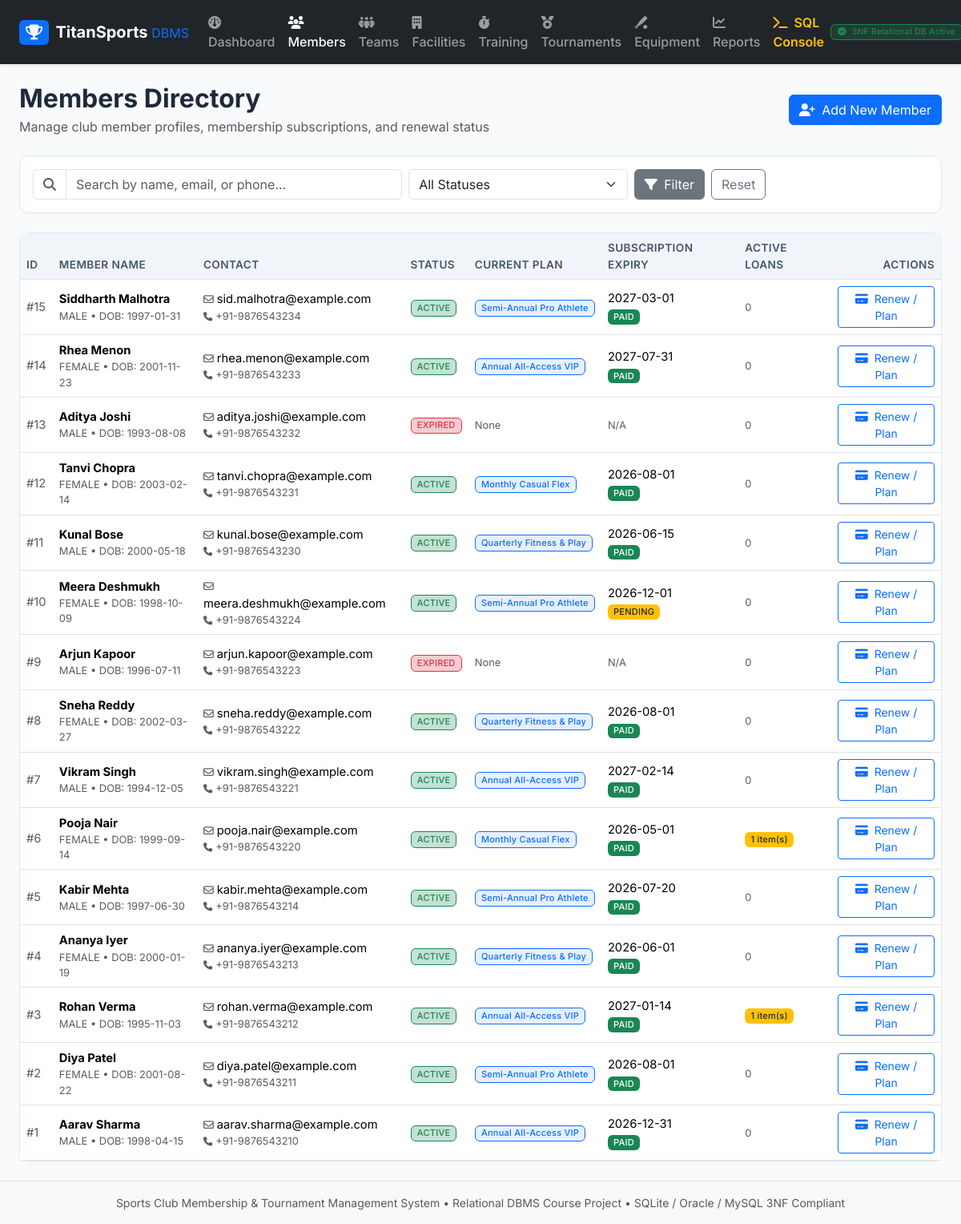
/members, run on the app's committed database.
### tables this page shows
CREATE TABLE member_subscriptions (
    subscription_id INTEGER PRIMARY KEY AUTOINCREMENT,
    member_id INTEGER NOT NULL,
    plan_id INTEGER NOT NULL,
    start_date DATE NOT NULL,
    end_date DATE NOT NULL,
    status TEXT NOT NULL DEFAULT 'ACTIVE' CHECK (status IN ('ACTIVE', 'EXPIRED', 'CANCELLED')),
    payment_status TEXT NOT NULL DEFAULT 'PENDING' CHECK (payment_status IN ('PAID', 'PENDING', 'OVERDUE')),
    CHECK (end_date >= start_date),
    FOREIGN KEY (member_id) REFERENCES members(member_id) ON DELETE CASCADE,
    FOREIGN KEY (plan_id) REFERENCES membership_plans(plan_id) ON DELETE RESTRICT
);

CREATE TABLE members (
    member_id INTEGER PRIMARY KEY AUTOINCREMENT,
    first_name TEXT NOT NULL,
    last_name TEXT NOT NULL,
    email TEXT NOT NULL UNIQUE COLLATE NOCASE,
    phone TEXT NOT NULL UNIQUE,
    dob DATE NOT NULL,
    gender TEXT NOT NULL CHECK (gender IN ('MALE', 'FEMALE', 'OTHER')),
    address TEXT,
    emergency_contact TEXT,
    joined_date DATE NOT NULL DEFAULT (CURRENT_DATE),
    status TEXT NOT NULL DEFAULT 'ACTIVE' CHECK (status IN ('ACTIVE', 'EXPIRED', 'SUSPENDED'))
);

CREATE TABLE membership_plans (
    plan_id INTEGER PRIMARY KEY AUTOINCREMENT,
    plan_name TEXT NOT NULL UNIQUE COLLATE NOCASE,
    duration_months INTEGER NOT NULL CHECK (duration_months > 0),
    fee_amount REAL NOT NULL CHECK (fee_amount >= 0.0),
    description TEXT,
    is_active INTEGER NOT NULL DEFAULT 1 CHECK (is_active IN (0, 1))
);

### app/app.py (the view)
@app.route("/members")
def members():
    search = request.args.get("search", "").strip()
    status_filter = request.args.get("status", "").strip()
    members_list = member_service.get_all_members(search or None, status_filter or None)
    plans = member_service.get_membership_plans()
    return render_template("members.html", members=members_list, plans=plans, search=search, status_filter=status_filter)

### app/services/member_service.py (called while the page is built)
def get_membership_plans():
    return query_db("SELECT * FROM membership_plans WHERE is_active = 1 ORDER BY fee_amount ASC;")

### database/db_manager.py (called while the page is built)
def get_connection(db_path=None):
    target_path = db_path or DB_PATH
    conn = sqlite3.connect(target_path)
    conn.row_factory = sqlite3.Row
    conn.execute("PRAGMA foreign_keys = ON;")
    return conn

def query_db(query, args=(), one=False, db_path=None):
    conn = get_connection(db_path)
    try:
        cur = conn.cursor()
        cur.execute(query, args)
        rows = cur.fetchall()
        result = [dict(row) for row in rows]
        return (result[0] if result else None) if one else result
    finally:
        conn.close()

### app/templates/members.html (shortened to what this page needs)
{% extends "base.html" %}
{% block content %}
<div class="d-flex flex-wrap justify-content-between align-items-center mb-4 gap-2">
    <div>
        <h2 class="fw-bold mb-1">Members Directory</h2>
        <p class="text-muted mb-0">Manage club member profiles, membership subscriptions, and renewal status</p>
    </div>
    <div class="d-flex gap-2">
        <button type="button" class="btn btn-primary" data-bs-toggle="modal" data-bs-target="#registerModal">
            <i class="fa-solid fa-user-plus me-1"></i> Add New Member
        </button>
    </div>
</div>
<div class="card mb-4">
    <div class="card-body">
        <form method="GET" action="{{ url_for('members') }}" class="row g-2 align-items-center">
            <div class="col-md-5">
                <div class="input-group">
                    <span class="input-group-text bg-white"><i class="fa-solid fa-magnifying-glass text-muted"></i></span>
                    <input type="text" name="search" class="form-control" placeholder="Search by name, email, or phone..." value="{{ search }}">
                </div>
            </div>
            <div class="col-md-3">
                <select name="status" class="form-select">
                    <option value="">All Statuses</option>
                </select>
            </div>
            <div class="col-md-4 d-flex gap-2">
                <button type="submit" class="btn btn-secondary"><i class="fa-solid fa-filter me-1"></i> Filter</button>
                <a href="{{ url_for('members') }}" class="btn btn-outline-secondary">Reset</a>
            </div>
        </form>
    </div>
</div>
<div class="card">
    <div class="card-body p-0">
        <div class="table-responsive">
            <table class="table table-hover align-middle mb-0">
                <thead>
                    <tr>
                        <th>ID</th>
                        <th>Member Name</th>
                        <th>Contact</th>
                        <th>Status</th>
                        <th>Current Plan</th>
                        <th>Subscription Expiry</th>
                        <th>Active Loans</th>
                        <th class="text-end">Actions</th>
                    </tr>
                </thead>
                <tbody>
                    {% for m in members %}
                    <tr>
                        <td class="text-muted small">#{{ m.member_id }}</td>
                        <td>
                            <div class="fw-bold">{{ m.first_name }} {{ m.last_name }}</div>
                            <div class="small text-muted">{{ m.gender }} &bull; DOB: {{ m.dob }}</div>
                        </td>
                        <td>
                            <div><i class="fa-regular fa-envelope small text-muted me-1"></i>{{ m.email }}</div>
                            <div class="small text-muted"><i class="fa-solid fa-phone small me-1"></i>{{ m.phone }}</div>
                        </td>
                        <td>
                            {% if m.status == 'ACTIVE' %}
                                <span class="badge bg-success bg-opacity-25 text-success border border-success">ACTIVE</span>
                            {% elif m.status == 'EXPIRED' %}
                                <span class="badge bg-danger bg-opacity-25 text-danger border border-danger">EXPIRED</span>
                            {% else %}
                                <span class="badge bg-secondary">{{ m.status }}</span>
                            {% endif %}
                        </td>
                        <td>
                            {% if m.plan_name %}
                                <span class="badge bg-primary bg-opacity-10 text-primary border border-primary">{{ m.plan_name }}</span>
                            {% else %}
                                <span class="text-muted small">None</span>
                            {% endif %}
                        </td>
                        <td>
                            {% if m.end_date %}
                                <div>{{ m.end_date }}</div>
                                <span class="small badge {% if m.payment_status == 'PAID' %}bg-success{% else %}bg-warning text-dark{% endif %}">
                                    {{ m.payment_status }}
                                </span>
                            {% else %}
                                <span class="text-muted small">N/A</span>
                            {% endif %}
                        </td>
                        <td>
                            {% if m.active_loans_count > 0 %}
                                <span class="badge bg-warning text-dark">{{ m.active_loans_count }} item(s)</span>
                            {% else %}
                                <span class="text-muted small">0</span>
                            {% endif %}
                        </td>
                        <td class="text-end">
                            <button type="button" class="btn btn-sm btn-outline-primary" data-bs-toggle="modal" data-bs-target="#subModal{{ m.member_id }}">
                                <i class="fa-solid fa-credit-card me-1"></i> Renew / Plan
                            </button>
                        </td>
                    </tr>
                    {% else %}
                    <tr>
                        <td colspan="8" class="text-center py-4 text-muted">No members match your criteria.</td>
                    </tr>
                    {% endfor %}
                </tbody>
            </table>
        </div>
    </div>
</div>
{% endblock %}

### app/static/css/custom.css (style rules this page uses)
body { font-family: 'Inter', -apple-system, BlinkMacSystemFont, "Segoe UI", Roboto, sans-serif; background-color: #f8fafc; color: #1e293b; min-height: 100vh; display: flex; flex-direction: column; }
.card { border-radius: 12px; border: 1px solid #e2e8f0; box-shadow: 0 1px 3px rgba(0,0,0,0.04); transition: transform 0.15s ease, box-shadow 0.15s ease; }
.table th { background-color: #f1f5f9; font-weight: 600; font-size: 0.85rem; text-transform: uppercase; letter-spacing: 0.03em; color: #475569; }
.table td { vertical-align: middle; font-size: 0.92rem; }
.badge { font-weight: 500; letter-spacing: 0.02em; }

### data on the page
member_subscriptions: member_id "15", first_name "Siddharth", last_name "Malhotra", gender "MALE", dob "1997-01-31", email "sid.malhotra@example.com", phone "+91-9876543234", shows "ACTIVE", plan_name "Semi-Annual Pro Athlete", end_date "2027-03-01", payment_status "PAID"
member_subscriptions: member_id "14", first_name "Rhea", last_name "Menon", gender "FEMALE", dob "2001-11-23", email "rhea.menon@example.com", phone "+91-9876543233", shows "ACTIVE", plan_name "Annual All-Access VIP", end_date "2027-07-31", payment_status "PAID"
members: member_id "13", first_name "Aditya", last_name "Joshi", gender "MALE", dob "1993-08-08", email "aditya.joshi@example.com", phone "+91-9876543232", status "EXPIRED", shows "None", shows "N/A"
member_subscriptions: member_id "12", first_name "Tanvi", last_name "Chopra", gender "FEMALE", dob "2003-02-14", email "tanvi.chopra@example.com", phone "+91-9876543231", shows "ACTIVE", plan_name "Monthly Casual Flex", end_date "2026-08-01", payment_status "PAID"
member_subscriptions: member_id "11", first_name "Kunal", last_name "Bose", gender "MALE", dob "2000-05-18", email "kunal.bose@example.com", phone "+91-9876543230", shows "ACTIVE", plan_name "Quarterly Fitness & Play", end_date "2026-06-15", payment_status "PAID"
member_subscriptions: member_id "10", first_name "Meera", last_name "Deshmukh", gender "FEMALE", dob "1998-10-09", email "meera.deshmukh@example.com", phone "+91-9876543224", shows "ACTIVE", plan_name "Semi-Annual Pro Athlete", end_date "2026-12-01", payment_status "PENDING"
members: member_id "9", first_name "Arjun", last_name "Kapoor", gender "MALE", dob "1996-07-11", email "arjun.kapoor@example.com", phone "+91-9876543223", status "EXPIRED", shows "None", shows "N/A"
member_subscriptions: member_id "8", first_name "Sneha", last_name "Reddy", gender "FEMALE", dob "2002-03-27", email "sneha.reddy@example.com", phone "+91-9876543222", shows "ACTIVE", plan_name "Quarterly Fitness & Play", end_date "2026-08-01", payment_status "PAID"
member_subscriptions: member_id "7", first_name "Vikram", last_name "Singh", gender "MALE", dob "1994-12-05", email "vikram.singh@example.com", phone "+91-9876543221", shows "ACTIVE", plan_name "Annual All-Access VIP", end_date "2027-02-14", payment_status "PAID"
member_subscriptions: member_id "6", first_name "Pooja", last_name "Nair", gender "FEMALE", dob "1999-09-14", email "pooja.nair@example.com", phone "+91-9876543220", shows "ACTIVE", plan_name "Monthly Casual Flex", end_date "2026-05-01", payment_status "PAID", active_loans_count "1"
member_subscriptions: member_id "5", first_name "Kabir", last_name "Mehta", gender "MALE", dob "1997-06-30", email "kabir.mehta@example.com", phone "+91-9876543214", shows "ACTIVE", plan_name "Semi-Annual Pro Athlete", end_date "2026-07-20", payment_status "PAID"
member_subscriptions: member_id "4", first_name "Ananya", last_name "Iyer", gender "FEMALE", dob "2000-01-19", email "ananya.iyer@example.com", phone "+91-9876543213", shows "ACTIVE", plan_name "Quarterly Fitness & Play", end_date "2026-06-01", payment_status "PAID"
member_subscriptions: member_id "3", first_name "Rohan", last_name "Verma", gender "MALE", dob "1995-11-03", email "rohan.verma@example.com", phone "+91-9876543212", shows "ACTIVE", plan_name "Annual All-Access VIP", end_date "2027-01-14", payment_status "PAID", active_loans_count "1"
member_subscriptions: member_id "2", first_name "Diya", last_name "Patel", gender "FEMALE", dob "2001-08-22", email "diya.patel@example.com", phone "+91-9876543211", shows "ACTIVE", plan_name "Semi-Annual Pro Athlete", end_date "2026-08-01", payment_status "PAID"
member_subscriptions: member_id "1", first_name "Aarav", last_name "Sharma", gender "MALE", dob "1998-04-15", email "aarav.sharma@example.com", phone "+91-9876543210", shows "ACTIVE", plan_name "Annual All-Access VIP", end_date "2026-12-31", payment_status "PAID"
